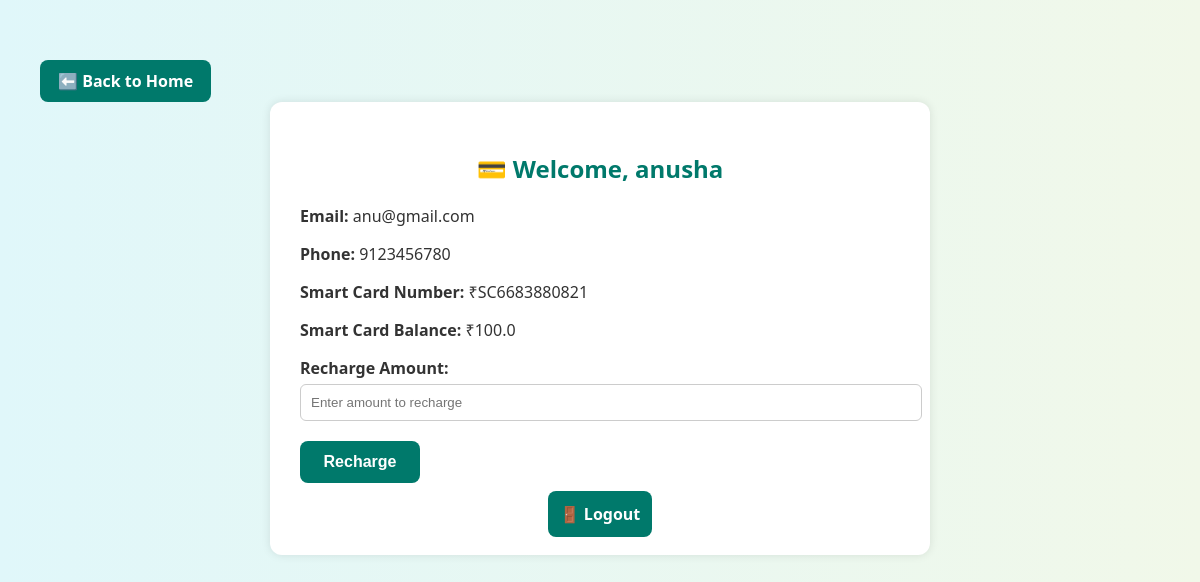
Page /smartcard (signed in) on the committed database.
### models.py (models this page shows)
class User(db.Model):
    id = db.Column(db.Integer, primary_key=True)
    username = db.Column(db.String(100))
    email = db.Column(db.String(100),unique=True)
    phone = db.Column(db.String(20))
    password = db.Column(db.String(100),nullable=False)
    smartcard_number = db.Column(db.String(20), unique=True, nullable=False)
    balance = db.Column(db.Float, nullable=False)
    status = db.Column(db.String(20), default='Pending')
    full_name = db.Column(db.String(100))

class SmartCard(db.Model):
    id = db.Column(db.Integer, primary_key=True)
    user_id = db.Column(db.Integer, db.ForeignKey('user.id'), nullable=False)
    balance = db.Column(db.Float, default=0.0)
    user = db.relationship('User', backref='smartcard')

### routes/smartcard_routes.py (the view)
@smartcard_bp.route('/smartcard', methods=['GET', 'POST'])
def smartcard():
    user_id = session.get('user_id')
    if not user_id:
        return redirect('/login')
    user = User.query.get(user_id)  # ✅ This fetches the logged-in user's details
    card = SmartCard.query.filter_by(user_id=user_id).first()
    if request.method == 'POST':
        amount = float(request.form['amount'])
        card.balance += amount
        db.session.commit()
        flash(f"Recharge successful! ₹{amount} added.")
    return render_template('smartcard.html', card=card, user=user)

### templates/smartcard.html (shortened to what this page needs)
<!DOCTYPE html>
<html lang="en">
<head>
    <link rel="stylesheet" href="/static/style.css">
    <a href="/" class="back-btn">⬅️ Back to Home</a>
</head>
<body>
    <div class="container">
        <h2>💳 Welcome, {{ user.full_name }}</h2>
        <div class="user-info">
            <p><strong>Email:</strong> {{ user.email }}</p>
            <p><strong>Phone:</strong> {{ user.phone }}</p>
            <p><strong>Smart Card Number:</strong> ₹{{ user.smartcard_number }}</p>
            <p><strong>Smart Card Balance:</strong> ₹{{ card.balance }}</p>
        </div>
        <form method="post" class="form-box">
            <label>Recharge Amount:</label>
            <input name="amount" placeholder="Enter amount to recharge" required>
            <button type="submit" class="btn" style="width: 20%;">Recharge</button>
        </form>
        <div style="text-align: center; margin-top: 20px;">
            <a href="/logout" class="btn">🚪 Logout</a>
        </div>
    </div>
</body>
</html>

### static/style.css (style rules this page uses)
body { font-family: 'Segoe UI', sans-serif; background: linear-gradient(to right, #e0f7fa, #f1f8e9); margin: 0; padding: 40px; color: #333; transition: background 0.5s, color 0.5s; }
.btn { background-color: #00796b; color: white; padding: 12px 20px; text-decoration: none; border-radius: 8px; font-weight: bold; transition: background 0.3s; }
.container { max-width: 600px; margin: auto; background: #ffffff; padding: 30px; border-radius: 12px; box-shadow: 0 0 10px rgba(0,0,0,0.1); }
h2 { text-align: center; color: #00796b; margin-bottom: 20px; }
.form-box label { display: block; margin-top: 15px; font-weight: bold; color: #333; }
.form-box input, .form-box select { width: 100%; padding: 10px; margin-top: 5px; border-radius: 6px; border: 1px solid #ccc; }
.btn { margin-top: 20px; width: 50%; background-color: #00796b; color: white; padding: 12px; border: none; border-radius: 8px; font-size: 16px; cursor: pointer; text-align: center; }
.back-btn { display: inline-block; margin-top: 20px; padding: 10px 18px; background-color: #00796b; color: white; text-decoration: none; border-radius: 8px; font-weight: bold; transition: background 0.3s; }

### rows in the picture
User: full_name "anusha", email "anu@gmail.com", phone "9123456780", smartcard_number "SC6683880821"
SmartCard: balance "100.0"
